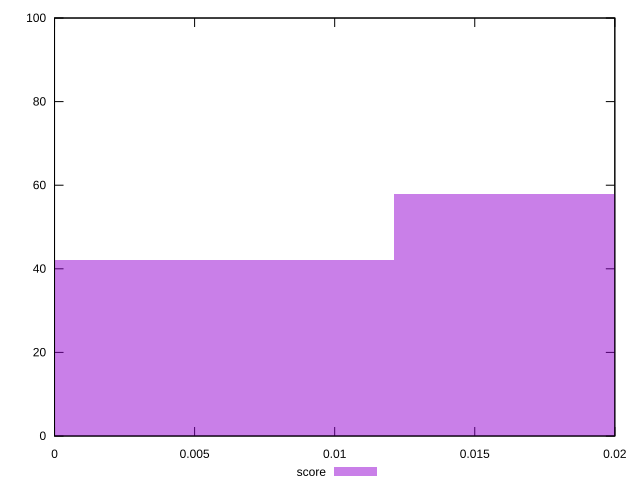

The gnuplot source for this figure:
reset

$score <<EOF
0.024247231093637935 58
0 42
EOF

set key outside below
set boxwidth 0.024247231093637935
set xrange [0:0.02]
set yrange [0:100]
set trange [0:100]
set style fill transparent solid 0.5 noborder
set terminal svg size 640, 490 enhanced background rgb 'white'
set output "report_00017_2021-02-10T15-08-03.406Z/cumulative-layout-shift/samples/pages/score/histogram.svg"

plot $score title "score" with boxes

reset
